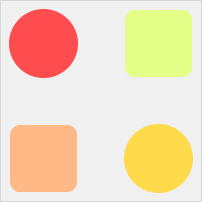
#> input picture media/back.png, 202 x 202 px
$ python test-ns-proc.py
#> lines starting #> are read from the running program, lines starting #| are printed output that depends on the picture; after the words box and inside, x2 and y2 are one past the last pixel; in counts of white or black regions, pixels touching at a corner belong together
### scripts/nsproc.py
import scripts.nsmath as nmth
import numpy as np
import math


def fill(im, pos=(0, 0), color=(0, 0, 0), diff=0):
    pass


# [5 lines left out: function treshChannel, not called in this run]


def treshSimple(im, thresh):
    im = im.copy()
    im[np.where(im < thresh)] = 0
    im[np.where(im >= thresh)] = 255
    return im


GRAY_MODE_A = 1
GRAY_MODE_B = 2
GRAY_MODE_C = 3


def toGray(im, graymode=GRAY_MODE_A, floatmode=True):
    b, g, r = split(im)
    out = None
    if graymode == GRAY_MODE_A:
        out = 0.3*r + 0.3*g + 0.4*b
    elif graymode == GRAY_MODE_B:
        out = 0.2*r + 0.7*g + 0.1*b
    else:
        out = 0.3*r + 0.6*g + 0.1*b
    return np.array(out).astype(np.uint8) if not floatmode else out


def toBGR(im):
    return merge(im, im, im)


def split(im):
    # FIXME: can you make this more global
    c1 = im[:, :, 0]
    c2 = im[:, :, 1]
    c3 = im[:, :, 2]
    return c1, c2, c3


def merge(c1, c2, c3):
    return np.dstack((c1, c2, c3))


def tinning(im):
    pass


def ticking(im):
    pass


KERNEL_TYPE_RECT = 1
KERNEL_TYPE_CIRCULAR = 2
KERNEL_TYPE_CIRCULAR_FADE = 3
KERNEL_TYPE_CIRCULAR_EDGE_FADE=4


# [32 lines left out: function kernel, not called in this run]

### test-ns-proc.py
import cv2
import sys
import numpy as np
from inspect import signature
import scripts.nsproc as proc
import scripts.nsdraw as draw
import scripts.nscolor as nsc

im = cv2.imread(sys.path[0]+'/media/back.png')
#> im is the input picture: shape (202, 202, 3); mean B, G, R 187, 218.2, 242.4

gry1 = proc.toGray(im, proc.GRAY_MODE_A)
#> in split, `c1 = im[:, :, 0]`:
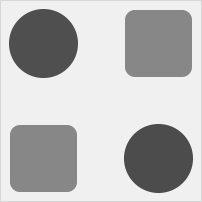
#> c1: shape (202, 202); min 76, max 240, mean 187
#> in split, `c2 = im[:, :, 1]`:
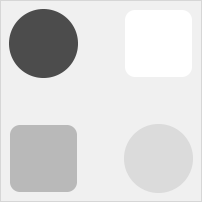
#> c2: shape (202, 202); min 76, max 255, mean 218.2
#> in split, `c3 = im[:, :, 2]`:
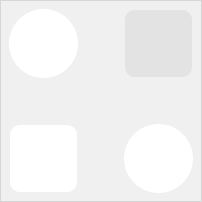
#> c3: shape (202, 202); min 214, max 255, mean 242.4
#> in toGray, `out = 0.3*r + 0.3*g + 0.4*b`:
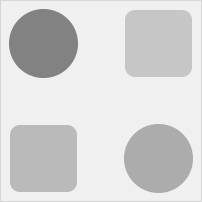
#> out: shape (202, 202) float64; min 130.9, max 240, mean 213
gry2 = proc.toGray(im, proc.GRAY_MODE_B)
#> call 2 of toGray, with graymode = 2, floatmode = True
#> in toGray (call 2), `out = 0.2*r + 0.7*g + 0.1*b`:
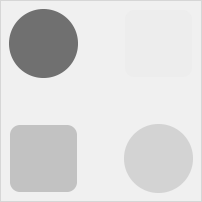
#> out: shape (202, 202) float64; min 112.1, max 240, mean 219.9
gry3 = proc.toGray(im, proc.GRAY_MODE_C)

gry1 = proc.toBGR(gry1)
gry2 = proc.toBGR(gry2)
gry3 = proc.toBGR(gry3)

bw = proc.treshSimple(gry3, 240)
#> in treshSimple, `im[np.where(im < thresh)] = 0`:
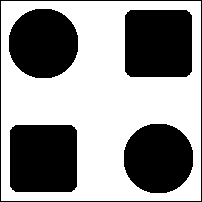
#> im: shape (202, 202, 3) float64; values 0 (black) and 240 (white), 57.4% white; 5 black regions, box (x1, y1, x2, y2) and area: (125, 10, 192, 77) 4433, (10, 125, 77, 192) 4433, (9, 9, 78, 78) 3849, (124, 124, 193, 193) 3849, (0, 0, 202, 202) 804

# [12 lines of commented-out code are left out]
im = cv2.imread(sys.path[0]+'/media/im.png')
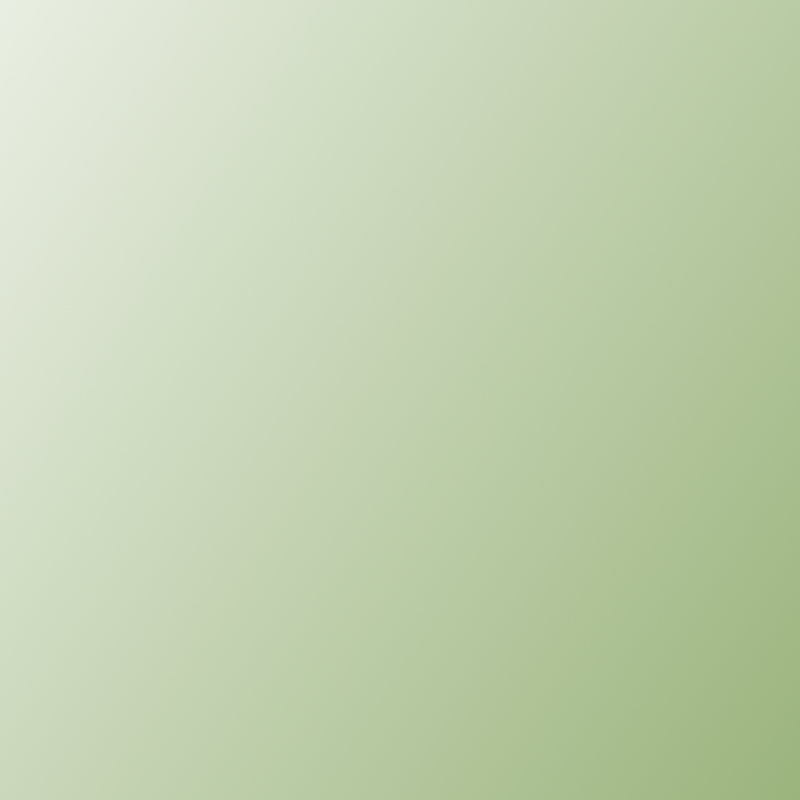
#> input picture media/im.png, 800 x 800 px
#> im is the input picture: shape (800, 800, 3); mean B, G, R 175.7, 209.2, 193.9
h, w = im.shape[:2]
#> h = 800; w = 800
ox, oh, cx, cy, o = w/4, h/4, w/2, h/2, (w/2)/1.6
#> ox = 200; oh = 200; cx = 400; cy = 400; o = 250
rc = nsc.randomColor
